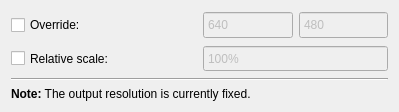
<?xml version="1.0" encoding="UTF-8"?>
<ui version="4.0">
 <class>OutputResolutionDialog</class>
 <widget class="QDialog" name="OutputResolutionDialog">
  <property name="geometry">
   <rect>
    <x>0</x>
    <y>0</y>
    <width>399</width>
    <height>112</height>
   </rect>
  </property>
  <property name="windowTitle">
   <string>Dialog</string>
  </property>
  <layout class="QVBoxLayout" name="verticalLayout_2">
   <item>
    <widget class="QFrame" name="frame_outputResolutionControls">
     <property name="frameShape">
      <enum>QFrame::NoFrame</enum>
     </property>
     <property name="frameShadow">
      <enum>QFrame::Plain</enum>
     </property>
     <layout class="QVBoxLayout" name="verticalLayout">
      <property name="leftMargin">
       <number>0</number>
      </property>
      <property name="topMargin">
       <number>0</number>
      </property>
      <property name="rightMargin">
       <number>0</number>
      </property>
      <property name="bottomMargin">
       <number>0</number>
      </property>
      <item>
       <layout class="QHBoxLayout" name="horizontalLayout_12">
        <item>
         <widget class="QCheckBox" name="checkBox_forceOutputRes">
          <property name="enabled">
           <bool>true</bool>
          </property>
          <property name="sizePolicy">
           <sizepolicy hsizetype="Preferred" vsizetype="Expanding">
            <horstretch>0</horstretch>
            <verstretch>0</verstretch>
           </sizepolicy>
          </property>
          <property name="text">
           <string>Override:</string>
          </property>
         </widget>
        </item>
        <item>
         <layout class="QHBoxLayout" name="horizontalLayout_11">
          <item>
           <widget class="QSpinBox" name="spinBox_outputResX">
            <property name="enabled">
             <bool>false</bool>
            </property>
            <property name="sizePolicy">
             <sizepolicy hsizetype="Preferred" vsizetype="Preferred">
              <horstretch>0</horstretch>
              <verstretch>0</verstretch>
             </sizepolicy>
            </property>
            <property name="buttonSymbols">
             <enum>QAbstractSpinBox::NoButtons</enum>
            </property>
            <property name="minimum">
             <number>1</number>
            </property>
            <property name="maximum">
             <number>2048</number>
            </property>
            <property name="value">
             <number>640</number>
            </property>
           </widget>
          </item>
          <item>
           <widget class="QSpinBox" name="spinBox_outputResY">
            <property name="enabled">
             <bool>false</bool>
            </property>
            <property name="sizePolicy">
             <sizepolicy hsizetype="Preferred" vsizetype="Preferred">
              <horstretch>0</horstretch>
              <verstretch>0</verstretch>
             </sizepolicy>
            </property>
            <property name="buttonSymbols">
             <enum>QAbstractSpinBox::NoButtons</enum>
            </property>
            <property name="minimum">
             <number>1</number>
            </property>
            <property name="maximum">
             <number>2048</number>
            </property>
            <property name="value">
             <number>480</number>
            </property>
           </widget>
          </item>
         </layout>
        </item>
       </layout>
      </item>
      <item>
       <layout class="QHBoxLayout" name="horizontalLayout_4">
        <item>
         <widget class="QCheckBox" name="checkBox_forceOutputScale">
          <property name="sizePolicy">
           <sizepolicy hsizetype="Minimum" vsizetype="Expanding">
            <horstretch>0</horstretch>
            <verstretch>0</verstretch>
           </sizepolicy>
          </property>
          <property name="text">
           <string>Relative scale:</string>
          </property>
         </widget>
        </item>
        <item>
         <widget class="QSpinBox" name="spinBox_outputScale">
          <property name="enabled">
           <bool>false</bool>
          </property>
          <property name="sizePolicy">
           <sizepolicy hsizetype="Preferred" vsizetype="Preferred">
            <horstretch>0</horstretch>
            <verstretch>0</verstretch>
           </sizepolicy>
          </property>
          <property name="buttonSymbols">
           <enum>QAbstractSpinBox::NoButtons</enum>
          </property>
          <property name="suffix">
           <string>%</string>
          </property>
          <property name="minimum">
           <number>10</number>
          </property>
          <property name="maximum">
           <number>1000</number>
          </property>
          <property name="singleStep">
           <number>10</number>
          </property>
          <property name="value">
           <number>100</number>
          </property>
         </widget>
        </item>
       </layout>
      </item>
     </layout>
    </widget>
   </item>
   <item>
    <widget class="Line" name="line">
     <property name="orientation">
      <enum>Qt::Horizontal</enum>
     </property>
    </widget>
   </item>
   <item>
    <widget class="QLabel" name="label_notice">
     <property name="text">
      <string>&lt;html&gt;&lt;head/&gt;&lt;body&gt;&lt;p&gt;&lt;span style=&quot; font-weight:600;&quot;&gt;Note:&lt;/span&gt; The output resolution is currently fixed.&lt;/p&gt;&lt;/body&gt;&lt;/html&gt;</string>
     </property>
     <property name="wordWrap">
      <bool>true</bool>
     </property>
    </widget>
   </item>
  </layout>
 </widget>
 <resources/>
 <connections/>
</ui>
